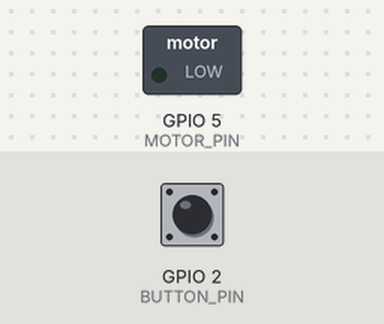
A sketch run on a simulated ESP32-S3. Shown: switched loads named in the sketch (green lamp = pin HIGH). Dashed ring = blinking. The inputs (shaded band) are chosen by the test bench; at power-on: GPIO 2 (BUTTON_PIN) HIGH.

Above: at 1.2 s.
1.3 s: GPIO 2 (BUTTON_PIN) pulled LOW for 1 s
At 1.75 s:
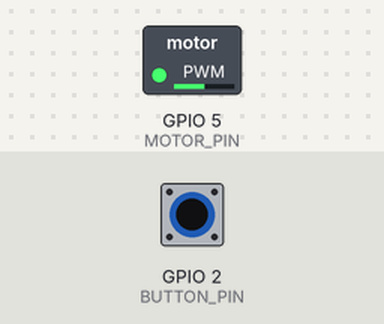
4.0 s: GPIO 2 (BUTTON_PIN) pulled LOW for 0.15 s
At 4.7 s:
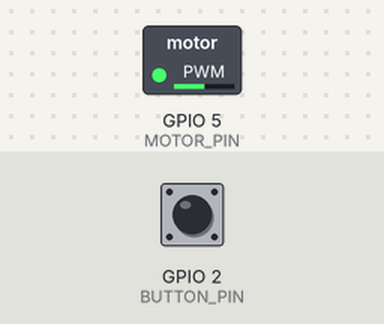
5.8 s: GPIO 2 (BUTTON_PIN) pulled LOW for 3.2 s
At 9.6 s:
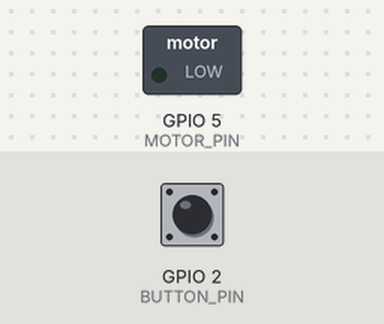
Timing chart, 0 to 11.1 s (numbered marks = the images above; inputs shaded):
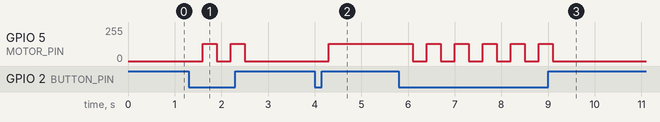

Measured:
- after the input at 1.3 s, GPIO 5 (MOTOR_PIN): alternates 128/255 for 0.30 s and 0/255 for 0.30 s, 4 changes in all, then stays 0/255, starting after 0.30 s
- after the input at 4.0 s, GPIO 5 (MOTOR_PIN): 0/255 → 128/255 after 0.30 s
- after the input at 5.8 s, GPIO 5 (MOTOR_PIN): alternates 128/255 for 0.30 s and 0/255 for 0.30 s, 11 changes in all, then stays 0/255, starting after 0.30 s

The sketch:

harware_test.ino
```cpp
#define BUTTON_PIN 2
#define MOTOR_PIN 5

bool motorState = false;

void setup() {
  pinMode(BUTTON_PIN, INPUT_PULLUP);
  pinMode(MOTOR_PIN, OUTPUT);

}

void loop() {
  if (digitalRead(BUTTON_PIN) == LOW){
    motorState = !motorState;
    delay(300);
  }
  if(motorState){
    analogWrite (MOTOR_PIN, 128);
    //analogWrite (MOTOR_PIN, 0);
  }else{
    analogWrite (MOTOR_PIN, 0);
  }

}
```
